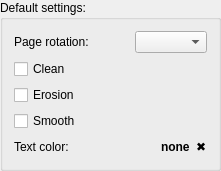
         <widget class="QGroupBox" name="groupBox_3">
          <property name="title">
           <string>Default settings:</string>
          </property>
          <layout class="QVBoxLayout" name="verticalLayout_118">
           <item>
            <layout class="QHBoxLayout" name="horizontalLayout_33">
             <item>
              <widget class="QLabel" name="lblPageRotation_3">
               <property name="text">
                <string>Page rotation:</string>
               </property>
              </widget>
             </item>
             <item>
              <spacer name="horizontalSpacer_36">
               <property name="orientation">
                <enum>Qt::Horizontal</enum>
               </property>
               <property name="sizeHint" stdset="0">
                <size>
                 <width>40</width>
                 <height>20</height>
                </size>
               </property>
              </spacer>
             </item>
             <item>
              <widget class="QComboBox" name="cbDjVuPageRotation">
               <property name="currentIndex">
                <number>-1</number>
               </property>
              </widget>
             </item>
            </layout>
           </item>
           <item>
            <widget class="QCheckBox" name="cbCleanForeground">
             <property name="text">
              <string>Clean</string>
             </property>
            </widget>
           </item>
           <item>
            <widget class="QCheckBox" name="cbErosionForeground">
             <property name="text">
              <string>Erosion</string>
             </property>
            </widget>
           </item>
           <item>
            <widget class="QCheckBox" name="cbSmoothForeground">
             <property name="text">
              <string>Smooth</string>
             </property>
            </widget>
           </item>
           <item>
            <layout class="QHBoxLayout" name="horizontalLayout_34">
             <item>
              <widget class="QLabel" name="lblTextColor_3">
               <property name="text">
                <string>Text color:</string>
               </property>
              </widget>
             </item>
             <item>
              <spacer name="horizontalSpacer_37">
               <property name="orientation">
                <enum>Qt::Horizontal</enum>
               </property>
               <property name="sizeHint" stdset="0">
                <size>
                 <width>40</width>
                 <height>20</height>
                </size>
               </property>
              </spacer>
             </item>
             <item>
              <widget class="QLabel" name="lblTextColorValueForeground">
               <property name="font">
                <font>
                 <weight>75</weight>
                 <bold>true</bold>
                </font>
               </property>
               <property name="text">
                <string>none</string>
               </property>
              </widget>
             </item>
             <item>
              <widget class="publish::ClickableLabel" name="lblTextColorClearForeground">
               <property name="text">
                <string notr="true">&lt;html&gt;&lt;head/&gt;&lt;body&gt;&lt;p&gt;&amp;#10006;&lt;/p&gt;&lt;/body&gt;&lt;/html&gt;</string>
               </property>
               <property name="textInteractionFlags">
                <set>Qt::NoTextInteraction</set>
               </property>
              </widget>
             </item>
            </layout>
           </item>
          </layout>
         </widget>
